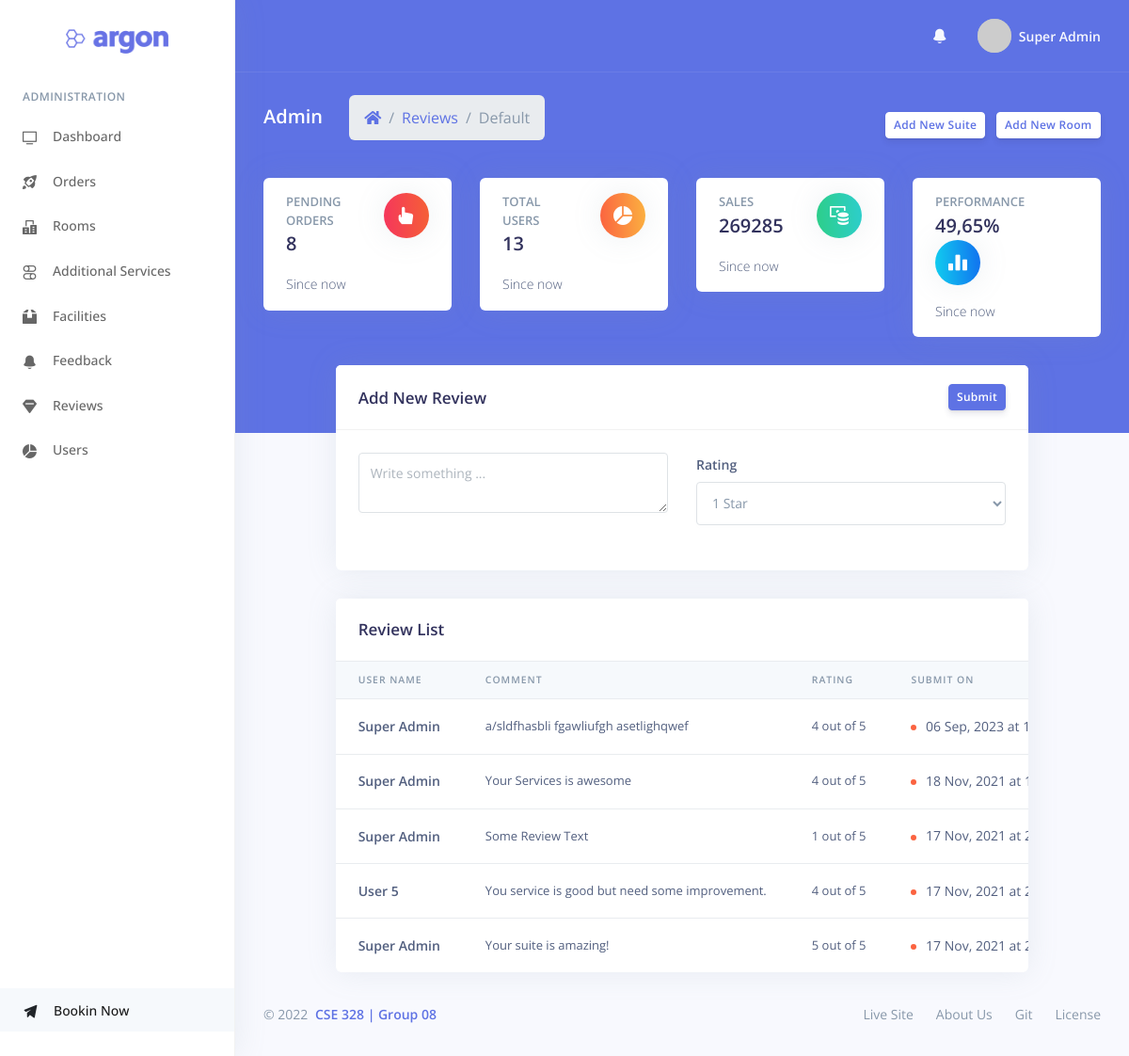
Screenshot of /?page=reviews (signed in) with the database file from the repository.
### tables this page shows
CREATE TABLE `user` (
  `id` int(11) NOT NULL,
  `email` varchar(50) NOT NULL,
  `name` varchar(250) NOT NULL,
  `password` varchar(900) NOT NULL,
  `phone` varchar(20) DEFAULT NULL,
  `address` text DEFAULT NULL,
  `country` varchar(255) DEFAULT NULL,
  `postal` int(11) DEFAULT NULL,
  `created_on` datetime NOT NULL DEFAULT current_timestamp()
);

CREATE TABLE `reviews` (
  `id` int(11) NOT NULL,
  `comment` varchar(999) NOT NULL,
  `star` int(11) NOT NULL,
  `user_id` int(11) NOT NULL,
  `created_on` datetime NOT NULL DEFAULT current_timestamp()
);

### include/reviews.php (the view, shortened to what this page needs)
<form action="#" method="POST">
    <div class="row">
        <div class="col-md-10 ml-auto mr-auto">
            <div class="card">
                <div class="card-header">
                    <div class="row align-items-center">
                        <div class="col-8">
                            <h3 class="mb-0">Add New Review</h3>
                        </div>
                        <div class="col-4 text-right">
                            <button type="submit" name="review-submit" class="btn btn-sm btn-primary">Submit</button>
                        </div>
                    </div>
                </div>
                <div class="card-body">
                    <div class="row">
                        <div class="col-lg-6">
                            <div class="form-group">
                            	<textarea class="form-control" name="review-comment" placeholder="Write something ..." required></textarea>
                            </div>
                        </div>
                        <div class="col-lg-6">
                            <div class="form-group">
                                <label class="form-control-label" for="input-review">Rating</label>
                                <select class="form-control" id="input-review" name="review-star" required>
                                	<option value="1">1 Star</option>
                                </select>
                            </div>
                        </div>
                    </div>
                </div>
            </div>
        </div>
    </div>
</form>
<div class="row">
	<div class="col-md-10 ml-auto mr-auto">
		<div class="card">
			<div class="card-header border-0">
				<h3 class="mb-0">Review List</h3>
			</div>
			<div class="table-responsive">
				<table class="table align-items-center table-flush">
					<thead class="thead-light">
						<tr>
							<th scope="col" class="sort" data-sort="name">User Name</th>
							<th scope="col" class="sort" data-sort="budget">Comment</th>
							<th scope="col" class="sort" data-sort="budget">Rating</th>
							<th scope="col">Submit On</th>
						</tr>
					</thead>
					<tbody class="list">
						<?php
						$stmt = get_row( 'reviews', 'id DESC' );
						while ($row = $stmt->fetch(PDO::FETCH_ASSOC) ) {
							?>
							<tr>
								<th scope="row">
									<div class="media align-items-center">
										<div class="media-body">
											<span class="name mb-0 text-sm"><?php get_user_name( $row['user_id'] ); ?></span>
										</div>
									</div>
								</th>
								<td class="comment">
									<?php echo $row['comment']; ?>
								</td>
								<td class="comment">
									<?php echo $row['star']; ?> out of 5
								</td>
								<td>
									<span class="badge badge-dot mr-4">
										<i class="bg-warning"></i>
										<span class="status"><?php echo date("d M, Y \a\\t\ H:m:s", strtotime($row['created_on'])); ?></span>
									</span>
								</td>
							</tr>
						<?php } ?>
					</tbody>
				</table>
			</div>
		</div>
	</div>
</div>

### include/function.php (shortened to what this page needs)
<?php
function get_header( $arg = "main" ) {
	if ( $arg == 'main') {
		include('include/header.php');
	}
	elseif ( $arg == 'logout' ) {
		include('include/header_logout.php');
	}
}
function get_footer( $arg = "main" ) {
	if ( $arg == 'main') {
		include('include/footer.php');
	}
	elseif ( $arg == 'logout' ) {
		include('include/footer_logout.php');
	}
}
function get_page_title( $arg = null ) {
	$page = ( isset( $arg ) ? $arg : filter_var($_GET['page'], FILTER_SANITIZE_STRING, FILTER_FLAG_STRIP_HIGH) );
	$name = null;
	if ($page == 'dashboard')
	{
		$name = "Dashboard";
	}
	elseif ($page == 'checkout')
	{
		$name = "Checkout";
	}
	elseif ($page == 'checkout')
	{
		$name = "Checkout";
	}
	elseif ($page == 'profile')
	{
		$name = "Profile";
	}
	elseif ($page == 'feedback')
	{
		$name = "Feedback List";
	}
	elseif ($page == 'services')
	{
		$name = "Aditional Services";
	}
	elseif ($page == 'rooms')
	{
		$name = "Rooms List";
	}
	elseif ($page == 'facilities')
	{
		$name = "Facilities";
	}
	elseif ($page == 'reviews')
	{
		$name = "Reviews";
	}
	elseif ($page == 'order')
	{
		$name = "Order List";
	}
	echo $name;
}
function get_page_permalink( $arg = null, $id = false, $table = false ) {
	$page = ( isset( $arg ) ? $arg : filter_var($_GET['page'], FILTER_SANITIZE_STRING, FILTER_FLAG_STRIP_HIGH) );
	$url = null;
	if ($page == 'dashboard')
	{
		$url = "/?page=dashboard";
	}
	elseif ($page == 'checkout')
	{
		$url = "/?page=checkout";
	}
	elseif ($page == 'order-proceed')
	{
		$url = "/?page=order-proceed";
	}
	elseif ($page == 'order')
	{
		$url = "/?page=order";
	}
	elseif ($page == 'profile')
	{
		$url = "/?page=profile";
	}
	elseif ($page == 'services')
	{
		$url = "/?page=services";
	}
	elseif ($page == 'facilities')
	{
		$url = "/?page=facilities";
	}
	elseif ($page == 'feedback')
	{
		$url = "/?page=feedback";
	}
	elseif ($page == 'reviews')
	{
		$url = "/?page=reviews";
	}
	elseif ($page == 'users')
	{
		$url = "/?page=users";
	}
	elseif ($page == 'room')
	{
		$url = "/?page=rooms";
	}
	elseif ($page == 'suite')
	{
		$url = "/?page=suite";
	}
	elseif ($page == 'suite-add')
	{
		$url = "/?page=suite&action=add-new";
	}
	elseif ($page == 'room-add')
	{
		$url = "/?page=rooms";
	}
	elseif ($page == 'single-suite')
	{
		$url = "/?page=suite&id=";
	}
	elseif ($page == 'delete')
	{
		$url = "/?page=delete&from=". $table ."&id=". $id;
	}
	elseif ($page == 'status-update')
	{
		$url = "/?page=status-update&from=". $table ."&id=". $id;
	}
	else{
		$url = '#';
	}
	echo SITE_URL.$url;
}
function get_row( $table, $order_by = false ) {
	$conn = $GLOBALS['conn'];
	if ($order_by == false) {
		$stmt = $conn->prepare("SELECT * FROM $table");
	} else {
		$stmt = $conn->prepare("SELECT * FROM $table ORDER BY $order_by");
	}
	$stmt->execute();
	return $stmt;
}
function get_user_name( $id = false ) {
	$conn = $GLOBALS['conn'];
	if($id == false)
	{
		$id = $_SESSION['id'];
	}else{
		$id = (int) $id;
	}
	$stmt = $conn->prepare("SELECT name FROM user WHERE id = $id");
	$stmt->execute();
	echo sprintf($stmt->fetchColumn());
}
function get_user_image() {
	echo "https://picsum.photos/1000/";
}
function get_total_user_count() {
	$conn = $GLOBALS['conn'];
	$stmt = $conn->prepare("SELECT id FROM user");
	$stmt->execute();
	$count = $stmt->rowCount();
	echo sprintf($count);
}
function get_painding_order_count() {
	$conn = $GLOBALS['conn'];
	$stmt = $conn->prepare("SELECT id FROM `order` WHERE status=0");
	$stmt->execute();
	$count = $stmt->rowCount();
	echo sprintf($count);
}
function get_total_sale() {
	$conn = $GLOBALS['conn'];
	$stmt = $conn->prepare("SELECT SUM(total_cost) FROM `order` WHERE status=1");
	$stmt->execute();
	echo sprintf($stmt->fetchColumn());
}

### rows the page displays
user: name "Super Admin"
reviews: user.name "Super Admin", comment "a/sldfhasbli fgawliufgh asetlighqwef", star "4", created_on "06 Sep, 2023 at…"
reviews: user.name "Super Admin", comment "Your Services is awesome", star "4", created_on "18 Nov, 2021 at…"
reviews: user.name "Super Admin", comment "Some Review Text", star "1", created_on "17 Nov, 2021 at…"
reviews: user.name "User 5", comment "You service is good but need some improvement.", star "4", created_on "17 Nov, 2021 at…"
reviews: user.name "Super Admin", comment "Your suite is amazing!", star "5", created_on "17 Nov, 2021 at…"

### other values shown
$name "Reviews"
sprintf($count) "8"
sprintf($count) "13"
sprintf($stmt->fetchColumn()) "269285"
